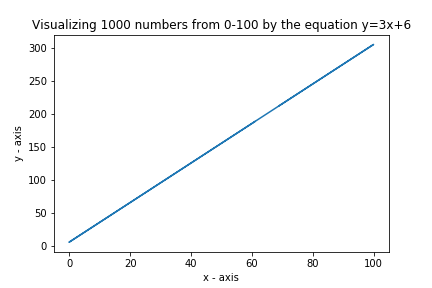

Generate this figure with Python:

# coding: utf-8

# In[6]:


import matplotlib.pyplot as plt
import csv

with open('Random_Number_Generator.csv', newline='') as f:
    reader = csv.reader(f)
    data1 = list(reader)
list1=[]
for i in range(len(data1)):
    list1.append(int(data1[i][0]))
list1

with open('Equation_Number_Generator.csv', newline='') as f:
    reader = csv.reader(f)
    data2 = list(reader)
list2=[]
for i in range(len(data1)):
    list2.append(int(data2[i][0]))
list2


# In[11]:


plt.plot(list1, list2)

plt.xlabel('x - axis')
plt.ylabel('y - axis')

plt.title('Visualizing 1000 numbers from 0-100 by the equation y=3x+6')
plt.savefig('Visualization.png')
plt.show()


# In[10]:




